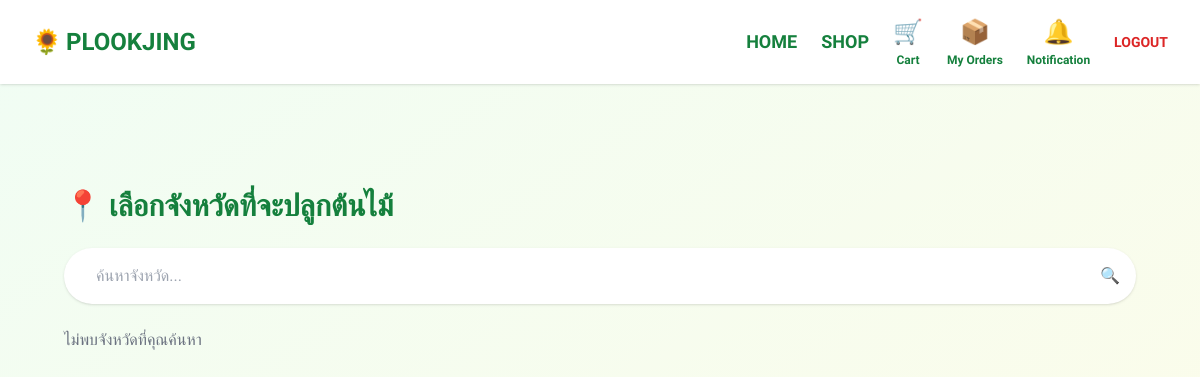
The app's page /tree-locations/ (signed in), older data.
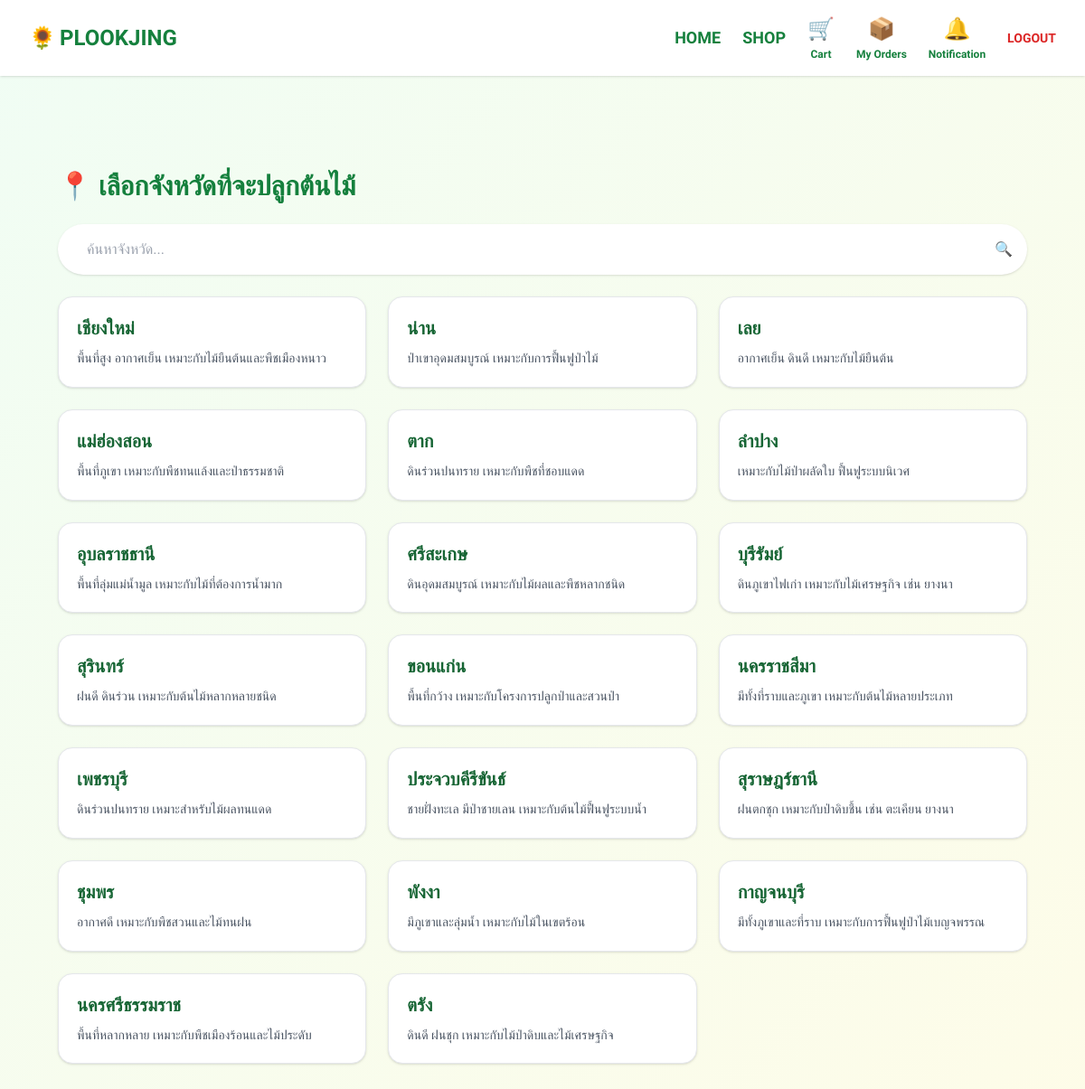
The same page, newer data.
### myapp/models.py (models this page shows, shortened)
class PlantingArea(models.Model):
    province = models.CharField(max_length=100)
    description = models.TextField(blank=True)
    class Meta:
        verbose_name = "Tree Location"
        verbose_name_plural = "Tree Locations"

### myapp/views.py (the view)
# urls.py: path('tree-locations/', views.tree_location_list, name='tree_location_list'),
@login_required
def tree_location_list(request):
    query = request.GET.get('q', '')
    if query:
        locations = PlantingArea.objects.filter(province__icontains=query)
    else:
        locations = PlantingArea.objects.all()
    return render(request, 'plantapp/tree_location_list.html', {
        'locations': locations,
        'query': query,
    })

### templates/plantapp/tree_location_list.html (shortened to what this page needs)
{% extends 'base.html' %}
{% block content %}
<div class="max-w-6xl mx-auto px-4 py-10">
  <h1 class="text-3xl font-bold text-green-700 mb-6">📍 เลือกจังหวัดที่จะปลูกต้นไม้</h1>
  <form method="get" action="{% url 'myapp:tree_location_list' %}" class="mb-6">
    <div class="flex bg-white rounded-full shadow px-4 py-2">
      <input type="text" name="q" placeholder="ค้นหาจังหวัด..." value="{{ query }}"
             class="flex-grow px-4 py-2 focus:outline-none rounded-full text-gray-700">
      <button type="submit" class="text-green-600 font-semibold hover:text-green-800">🔍</button>
    </div>
  </form>
  <div class="grid grid-cols-1 sm:grid-cols-2 md:grid-cols-3 gap-6">
    {% for location in locations %}
      <a href="{% url 'myapp:select_location_for_tree' %}?location_id={{ location.id }}"
         class="block bg-white hover:bg-green-50 transition rounded-2xl border border-gray-200 shadow hover:shadow-md p-5 h-full">
        <h2 class="text-xl font-bold text-green-800 mb-2">{{ location.province }}</h2>
        <p class="text-gray-600 text-sm leading-relaxed">{{ location.description|default:"ไม่มีคำอธิบายสำหรับจังหวัดนี้" }}</p>
      </a>
    {% empty %}
      <p class="text-gray-500">ไม่พบจังหวัดที่คุณค้นหา</p>
    {% endfor %}
  </div>
</div>
{% endblock %}

### templates/base.html (shortened to what this page needs)
{% load static %}
<!DOCTYPE html>
<html lang="en">
<head>
  <script src="https://cdn.tailwindcss.com"></script>
</head>
<body class="font-[Prompt] bg-gradient-to-br from-green-50 to-yellow-50 min-h-screen">
  <header class="bg-white shadow px-8 py-4 flex justify-between items-center">
    <a href="{% url 'myapp:home' %}" class="text-2xl font-bold text-green-700 flex items-center space-x-1">
      <span>🌻</span><span>PLOOKJING</span>
    </a>
    <nav class="flex gap-6 items-center text-green-700 font-semibold text-sm">
  <div class="flex flex-col items-center">
    <a href="{% url 'myapp:home' %}" class="text-lg hover:underline">HOME</a>
  </div>
  <div class="flex flex-col items-center">
    <a href="{% url 'myapp:shop' %}" class="text-lg hover:underline">SHOP</a>
  </div>
  <div class="flex flex-col items-center">
    <a href="{% url 'myapp:cart' %}" class="text-2xl hover:text-green-800">🛒</a>
    <span class="text-xs mt-1">Cart</span>
  </div>
  <div class="flex flex-col items-center">
    <a href="{% url 'myapp:my_orders' %}" class="text-2xl hover:text-green-800">📦</a>
    <span class="text-xs mt-1">My Orders</span>
  </div>
  <div class="flex flex-col items-center">
    <a href="{% url 'myapp:notifications' %}" class="text-2xl hover:text-green-800">🔔</a>
    <span class="text-xs mt-1">Notification</span>
  </div>
  {% if user.is_authenticated %}
    <div class="flex flex-col items-center">
      <a href="{% url 'account_logout' %}" class="text-red-600 hover:underline">LOGOUT</a>
    </div>
  {% else %}
    <div class="flex flex-col items-center">
      <a href="{% url 'account_login' %}" class="hover:underline">LOGIN</a>
    </div>
  {% endif %}
  </nav>
  </header>
  <main class="py-16 px-6 max-w-6xl mx-auto">
    {% block content %}
    {% endblock %}
  </main>
</body>
</html>

Row changes from the older to the newer data that the page shows:
added PlantingArea: province "เชียงใหม่", description "พื้นที่สูง อากาศเย็น เหมาะกับไม้ยืนต้นและพืชเมืองหนาว"
added PlantingArea: province "น่าน", description "ป่าเขาอุดมสมบูรณ์ เหมาะกับการฟื้นฟูป่าไม้"
added PlantingArea: province "เลย", description "อากาศเย็น ดินดี เหมาะกับไม้ยืนต้น"
added PlantingArea: province "แม่ฮ่องสอน", description "พื้นที่ภูเขา เหมาะกับพืชทนแล้งและป่าธรรมชาติ"
added PlantingArea: province "ตาก", description "ดินร่วนปนทราย เหมาะกับพืชที่ชอบแดด"
added PlantingArea: province "ลำปาง", description "เหมาะกับไม้ป่าผลัดใบ ฟื้นฟูระบบนิเวศ"
added PlantingArea: province "อุบลราชธานี", description "พื้นที่ลุ่มแม่น้ำมูล เหมาะกับไม้ที่ต้องการน้ำมาก"
added PlantingArea: province "ศรีสะเกษ", description "ดินอุดมสมบูรณ์ เหมาะกับไม้ผลและพืชหลากชนิด"
added PlantingArea: province "บุรีรัมย์", description "ดินภูเขาไฟเก่า เหมาะกับไม้เศรษฐกิจ เช่น ยางนา"
added PlantingArea: province "สุรินทร์", description "ฝนดี ดินร่วน เหมาะกับต้นไม้หลากหลายชนิด"
added PlantingArea: province "ขอนแก่น", description "พื้นที่กว้าง เหมาะกับโครงการปลูกป่าและสวนป่า"
added PlantingArea: province "นครราชสีมา", description "มีทั้งที่ราบและภูเขา เหมาะกับต้นไม้หลายประเภท"
added PlantingArea: province "เพชรบุรี", description "ดินร่วนปนทราย เหมาะสำหรับไม้ผลทนแดด"
added PlantingArea: province "ประจวบคีรีขันธ์", description "ชายฝั่งทะเล มีป่าชายเลน เหมาะกับต้นไม้ฟื้นฟูระบบน้ำ"
added PlantingArea: province "สุราษฎร์ธานี", description "ฝนตกชุก เหมาะกับป่าดิบชื้น เช่น ตะเคียน ยางนา"
added PlantingArea: province "ชุมพร", description "อากาศดี เหมาะกับพืชสวนและไม้ทนฝน"
added PlantingArea: province "พังงา", description "มีภูเขาและลุ่มน้ำ เหมาะกับไม้ในเขตร้อน"
added PlantingArea: province "กาญจนบุรี", description "มีทั้งภูเขาและที่ราบ เหมาะกับการฟื้นฟูป่าไม้เบญจพรรณ"
added PlantingArea: province "นครศรีธรรมราช", description "พื้นที่หลากหลาย เหมาะกับพืชเมืองร้อนและไม้ประดับ"
added PlantingArea: province "ตรัง", description "ดินดี ฝนชุก เหมาะกับไม้ป่าดิบและไม้เศรษฐกิจ"
Text that changed along with them:
text no longer shown: "ไม่พบจังหวัดที่คุณค้นหา"
